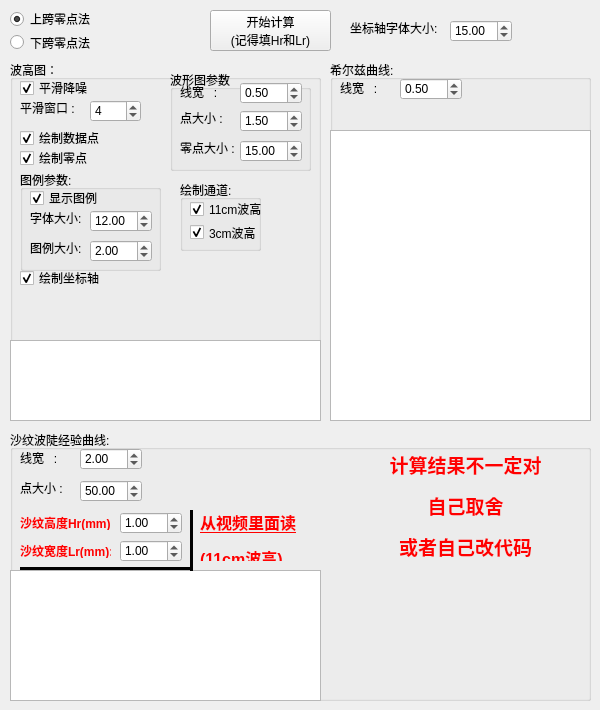
   <widget class="QWidget" name="tab_5">
    <attribute name="title">
     <string>实验5</string>
    </attribute>
    <widget class="QPushButton" name="StartProc_sy5">
     <property name="geometry">
      <rect>
       <x>210</x>
       <y>10</y>
       <width>121</width>
       <height>41</height>
      </rect>
     </property>
     <property name="text">
      <string>开始计算
(记得填Hr和Lr)</string>
     </property>
    </widget>
    <widget class="QWidget" name="verticalLayoutWidget_14">
     <property name="geometry">
      <rect>
       <x>10</x>
       <y>10</y>
       <width>160</width>
       <height>41</height>
      </rect>
     </property>
     <layout class="QVBoxLayout" name="verticalLayout_14">
      <item>
       <widget class="QRadioButton" name="shangkua_Radiobtn_sy5">
        <property name="text">
         <string>上跨零点法</string>
        </property>
        <property name="checked">
         <bool>true</bool>
        </property>
       </widget>
      </item>
      <item>
       <widget class="QRadioButton" name="xiakua_Radiobtn_sy5">
        <property name="text">
         <string>下跨零点法</string>
        </property>
       </widget>
      </item>
     </layout>
    </widget>
    <widget class="QGroupBox" name="groupBox_34">
     <property name="geometry">
      <rect>
       <x>10</x>
       <y>60</y>
       <width>311</width>
       <height>361</height>
      </rect>
     </property>
     <property name="title">
      <string>波高图：</string>
     </property>
     <widget class="QCheckBox" name="checkBox_sy5_bDrawPoints">
      <property name="geometry">
       <rect>
        <x>10</x>
        <y>70</y>
        <width>81</width>
        <height>16</height>
       </rect>
      </property>
      <property name="text">
       <string>绘制数据点</string>
      </property>
      <property name="checked">
       <bool>true</bool>
      </property>
     </widget>
     <widget class="QCheckBox" name="checkBox_sy5_bSmoothData">
      <property name="geometry">
       <rect>
        <x>10</x>
        <y>20</y>
        <width>68</width>
        <height>16</height>
       </rect>
      </property>
      <property name="text">
       <string>平滑降噪</string>
      </property>
      <property name="checked">
       <bool>true</bool>
      </property>
     </widget>
     <widget class="QGroupBox" name="groupBox_35">
      <property name="geometry">
       <rect>
        <x>160</x>
        <y>10</y>
        <width>141</width>
        <height>101</height>
       </rect>
      </property>
      <property name="title">
       <string>波形图参数</string>
      </property>
      <property name="flat">
       <bool>false</bool>
      </property>
      <widget class="QLabel" name="label_87">
       <property name="geometry">
        <rect>
         <x>10</x>
         <y>14</y>
         <width>71</width>
         <height>16</height>
        </rect>
       </property>
       <property name="text">
        <string>线宽   : </string>
       </property>
      </widget>
      <widget class="QDoubleSpinBox" name="sy5_waveformLineWidth">
       <property name="geometry">
        <rect>
         <x>70</x>
         <y>12</y>
         <width>62</width>
         <height>22</height>
        </rect>
       </property>
       <property name="singleStep">
        <double>0.100000000000000</double>
       </property>
       <property name="value">
        <double>0.500000000000000</double>
       </property>
      </widget>
      <widget class="QDoubleSpinBox" name="sy5_waveformPointsScale">
       <property name="geometry">
        <rect>
         <x>70</x>
         <y>40</y>
         <width>62</width>
         <height>22</height>
        </rect>
       </property>
       <property name="singleStep">
        <double>0.100000000000000</double>
       </property>
       <property name="value">
        <double>1.500000000000000</double>
       </property>
      </widget>
      <widget class="QLabel" name="label_88">
       <property name="geometry">
        <rect>
         <x>10</x>
         <y>40</y>
         <width>71</width>
         <height>16</height>
        </rect>
       </property>
       <property name="text">
        <string>点大小 : </string>
       </property>
      </widget>
      <widget class="QDoubleSpinBox" name="sy5_waveformZeroPointsScale">
       <property name="geometry">
        <rect>
         <x>70</x>
         <y>70</y>
         <width>62</width>
         <height>22</height>
        </rect>
       </property>
       <property name="singleStep">
        <double>1.000000000000000</double>
       </property>
       <property name="value">
        <double>15.000000000000000</double>
       </property>
      </widget>
      <widget class="QLabel" name="label_89">
       <property name="geometry">
        <rect>
         <x>10</x>
         <y>70</y>
         <width>71</width>
         <height>16</height>
        </rect>
       </property>
       <property name="text">
        <string>零点大小 : </string>
       </property>
      </widget>
     </widget>
     <widget class="QCheckBox" name="checkBox_sy5_bDrawZeroPoints">
      <property name="geometry">
       <rect>
        <x>10</x>
        <y>90</y>
        <width>81</width>
        <height>16</height>
       </rect>
      </property>
      <property name="text">
       <string>绘制零点</string>
      </property>
      <property name="checked">
       <bool>true</bool>
      </property>
     </widget>
     <widget class="QGroupBox" name="groupBox_37">
      <property name="geometry">
       <rect>
        <x>10</x>
        <y>110</y>
        <width>141</width>
        <height>101</height>
       </rect>
      </property>
      <property name="title">
       <string>图例参数:</string>
      </property>
      <widget class="QLabel" name="label_90">
       <property name="geometry">
        <rect>
         <x>10</x>
         <y>40</y>
         <width>71</width>
         <height>16</height>
        </rect>
       </property>
       <property name="text">
        <string>字体大小: </string>
       </property>
      </widget>
      <widget class="QDoubleSpinBox" name="sy5_waveformFontSize">
       <property name="geometry">
        <rect>
         <x>70</x>
         <y>40</y>
         <width>62</width>
         <height>22</height>
        </rect>
       </property>
       <property name="singleStep">
        <double>0.500000000000000</double>
       </property>
       <property name="value">
        <double>12.000000000000000</double>
       </property>
      </widget>
      <widget class="QLabel" name="label_91">
       <property name="geometry">
        <rect>
         <x>10</x>
         <y>70</y>
         <width>71</width>
         <height>16</height>
        </rect>
       </property>
       <property name="text">
        <string>图例大小: </string>
       </property>
      </widget>
      <widget class="QDoubleSpinBox" name="sy5_MarkerSize">
       <property name="geometry">
        <rect>
         <x>70</x>
         <y>70</y>
         <width>62</width>
         <height>22</height>
        </rect>
       </property>
       <property name="singleStep">
        <double>0.100000000000000</double>
       </property>
       <property name="value">
        <double>2.000000000000000</double>
       </property>
      </widget>
      <widget class="QCheckBox" name="checkBox_sy5_bDrawLegend">
       <property name="geometry">
        <rect>
         <x>10</x>
         <y>20</y>
         <width>81</width>
         <height>16</height>
        </rect>
       </property>
       <property name="text">
        <string>显示图例</string>
       </property>
       <property name="checked">
        <bool>true</bool>
       </property>
      </widget>
     </widget>
     <widget class="QCheckBox" name="checkBox_sy5_bDrawAxis">
      <property name="geometry">
       <rect>
        <x>10</x>
        <y>210</y>
        <width>81</width>
        <height>16</height>
       </rect>
      </property>
      <property name="text">
       <string>绘制坐标轴</string>
      </property>
      <property name="checked">
       <bool>true</bool>
      </property>
     </widget>
     <widget class="QTextEdit" name="sy5_WaveFormOut">
      <property name="geometry">
       <rect>
        <x>0</x>
        <y>280</y>
        <width>311</width>
        <height>81</height>
       </rect>
      </property>
      <property name="font">
       <font>
        <pointsize>6</pointsize>
       </font>
      </property>
      <property name="readOnly">
       <bool>true</bool>
      </property>
     </widget>
     <widget class="QGroupBox" name="groupBox_33">
      <property name="geometry">
       <rect>
        <x>170</x>
        <y>120</y>
        <width>81</width>
        <height>71</height>
       </rect>
      </property>
      <property name="title">
       <string>绘制通道:</string>
      </property>
      <widget class="QWidget" name="verticalLayoutWidget_15">
       <property name="geometry">
        <rect>
         <x>10</x>
         <y>20</y>
         <width>81</width>
         <height>41</height>
        </rect>
       </property>
       <layout class="QVBoxLayout" name="verticalLayout_15">
        <item>
         <widget class="QCheckBox" name="checkBox_sy5_ch_1">
          <property name="text">
           <string>11cm波高</string>
          </property>
          <property name="checked">
           <bool>true</bool>
          </property>
         </widget>
        </item>
        <item>
         <widget class="QCheckBox" name="checkBox_sy5_ch_2">
          <property name="text">
           <string>3cm波高</string>
          </property>
          <property name="checked">
           <bool>true</bool>
          </property>
         </widget>
        </item>
       </layout>
      </widget>
     </widget>
     <widget class="QLabel" name="label_85">
      <property name="geometry">
       <rect>
        <x>10</x>
        <y>40</y>
        <width>71</width>
        <height>16</height>
       </rect>
      </property>
      <property name="text">
       <string>平滑窗口 : </string>
      </property>
     </widget>
     <widget class="QSpinBox" name="spinBox_smoothWindowSize_sy5">
      <property name="geometry">
       <rect>
        <x>80</x>
        <y>40</y>
        <width>51</width>
        <height>22</height>
       </rect>
      </property>
      <property name="value">
       <number>4</number>
      </property>
     </widget>
    </widget>
    <widget class="QDoubleSpinBox" name="sy5_AxisFontSize">
     <property name="geometry">
      <rect>
       <x>450</x>
       <y>20</y>
       <width>62</width>
       <height>22</height>
      </rect>
     </property>
     <property name="singleStep">
      <double>0.500000000000000</double>
     </property>
     <property name="value">
      <double>15.000000000000000</double>
     </property>
    </widget>
    <widget class="QLabel" name="label_102">
     <property name="geometry">
      <rect>
       <x>350</x>
       <y>20</y>
       <width>91</width>
       <height>16</height>
      </rect>
     </property>
     <property name="text">
      <string>坐标轴字体大小: </string>
     </property>
    </widget>
    <widget class="QGroupBox" name="groupBox_39">
     <property name="geometry">
      <rect>
       <x>330</x>
       <y>60</y>
       <width>261</width>
       <height>361</height>
      </rect>
     </property>
     <property name="title">
      <string>希尔兹曲线:</string>
     </property>
     <widget class="QLabel" name="label_103">
      <property name="geometry">
       <rect>
        <x>10</x>
        <y>20</y>
        <width>71</width>
        <height>16</height>
       </rect>
      </property>
      <property name="text">
       <string>线宽   : </string>
      </property>
     </widget>
     <widget class="QDoubleSpinBox" name="sy5_XierziLineWidth">
      <property name="geometry">
       <rect>
        <x>70</x>
        <y>18</y>
        <width>62</width>
        <height>22</height>
       </rect>
      </property>
      <property name="singleStep">
       <double>0.100000000000000</double>
      </property>
      <property name="value">
       <double>0.500000000000000</double>
      </property>
     </widget>
     <widget class="QTextEdit" name="sy5_XierziOut">
      <property name="geometry">
       <rect>
        <x>0</x>
        <y>70</y>
        <width>261</width>
        <height>291</height>
       </rect>
      </property>
      <property name="font">
       <font>
        <pointsize>6</pointsize>
       </font>
      </property>
      <property name="readOnly">
       <bool>true</bool>
      </property>
     </widget>
    </widget>
    <widget class="QGroupBox" name="groupBox_40">
     <property name="geometry">
      <rect>
       <x>10</x>
       <y>430</y>
       <width>581</width>
       <height>271</height>
      </rect>
     </property>
     <property name="title">
      <string>沙纹波陡经验曲线:</string>
     </property>
     <widget class="QLabel" name="label_104">
      <property name="geometry">
       <rect>
        <x>10</x>
        <y>20</y>
        <width>71</width>
        <height>16</height>
       </rect>
      </property>
      <property name="text">
       <string>线宽   : </string>
      </property>
     </widget>
     <widget class="QDoubleSpinBox" name="sy5_ShawenLineWidth">
      <property name="geometry">
       <rect>
        <x>70</x>
        <y>18</y>
        <width>62</width>
        <height>22</height>
       </rect>
      </property>
      <property name="singleStep">
       <double>0.100000000000000</double>
      </property>
      <property name="value">
       <double>2.000000000000000</double>
      </property>
     </widget>
     <widget class="QLabel" name="label_105">
      <property name="geometry">
       <rect>
        <x>10</x>
        <y>84</y>
        <width>91</width>
        <height>16</height>
       </rect>
      </property>
      <property name="text">
       <string>&lt;html&gt;&lt;head/&gt;&lt;body&gt;&lt;p&gt;&lt;span style=&quot; font-weight:600; color:#ff0000;&quot;&gt;沙纹高度Hr(mm): &lt;/span&gt;&lt;/p&gt;&lt;/body&gt;&lt;/html&gt;</string>
      </property>
     </widget>
     <widget class="QDoubleSpinBox" name="sy5_ShawenHr">
      <property name="geometry">
       <rect>
        <x>110</x>
        <y>82</y>
        <width>62</width>
        <height>22</height>
       </rect>
      </property>
      <property name="singleStep">
       <double>0.010000000000000</double>
      </property>
      <property name="stepType">
       <enum>QAbstractSpinBox::DefaultStepType</enum>
      </property>
      <property name="value">
       <double>1.000000000000000</double>
      </property>
     </widget>
     <widget class="QLabel" name="label_106">
      <property name="geometry">
       <rect>
        <x>10</x>
        <y>112</y>
        <width>91</width>
        <height>16</height>
       </rect>
      </property>
      <property name="text">
       <string>&lt;html&gt;&lt;head/&gt;&lt;body&gt;&lt;p&gt;&lt;span style=&quot; font-weight:600; color:#ff0000;&quot;&gt;沙纹宽度Lr(mm): &lt;/span&gt;&lt;/p&gt;&lt;/body&gt;&lt;/html&gt;</string>
      </property>
     </widget>
     <widget class="QDoubleSpinBox" name="sy5_ShawenLr">
      <property name="geometry">
       <rect>
        <x>110</x>
        <y>110</y>
        <width>62</width>
        <height>22</height>
       </rect>
      </property>
      <property name="singleStep">
       <double>0.010000000000000</double>
      </property>
      <property name="value">
       <double>1.000000000000000</double>
      </property>
     </widget>
     <widget class="QLabel" name="label_107">
      <property name="geometry">
       <rect>
        <x>10</x>
        <y>50</y>
        <width>71</width>
        <height>16</height>
       </rect>
      </property>
      <property name="text">
       <string>点大小 : </string>
      </property>
     </widget>
     <widget class="QDoubleSpinBox" name="sy5_ShawenPointsScale">
      <property name="geometry">
       <rect>
        <x>70</x>
        <y>50</y>
        <width>62</width>
        <height>22</height>
       </rect>
      </property>
      <property name="maximum">
       <double>999.000000000000000</double>
      </property>
      <property name="singleStep">
       <double>1.000000000000000</double>
      </property>
      <property name="value">
       <double>50.000000000000000</double>
      </property>
     </widget>
     <widget class="QTextEdit" name="sy5_ShawenOut">
      <property name="geometry">
       <rect>
        <x>0</x>
        <y>140</y>
        <width>311</width>
        <height>131</height>
       </rect>
      </property>
      <property name="font">
       <font>
        <pointsize>6</pointsize>
       </font>
      </property>
      <property name="readOnly">
       <bool>true</bool>
      </property>
     </widget>
     <widget class="Line" name="line_5">
      <property name="geometry">
       <rect>
        <x>10</x>
        <y>130</y>
        <width>171</width>
        <height>16</height>
       </rect>
      </property>
      <property name="frameShadow">
       <enum>QFrame::Plain</enum>
      </property>
      <property name="lineWidth">
       <number>3</number>
      </property>
      <property name="orientation">
       <enum>Qt::Horizontal</enum>
      </property>
     </widget>
     <widget class="Line" name="line_6">
      <property name="geometry">
       <rect>
        <x>180</x>
        <y>80</y>
        <width>3</width>
        <height>61</height>
       </rect>
      </property>
      <property name="frameShadow">
       <enum>QFrame::Plain</enum>
      </property>
      <property name="lineWidth">
       <number>3</number>
      </property>
      <property name="orientation">
       <enum>Qt::Vertical</enum>
      </property>
     </widget>
     <widget class="QLabel" name="label_109">
      <property name="geometry">
       <rect>
        <x>340</x>
        <y>20</y>
        <width>231</width>
        <height>121</height>
       </rect>
      </property>
      <property name="text">
       <string>&lt;html&gt;&lt;head/&gt;&lt;body&gt;&lt;p align=&quot;center&quot;&gt;&lt;span style=&quot; font-size:14pt; font-weight:600; color:#ff0000;&quot;&gt;计算结果不一定对&lt;/span&gt;&lt;/p&gt;&lt;p align=&quot;center&quot;&gt;&lt;span style=&quot; font-size:14pt; font-weight:600; color:#ff0000;&quot;&gt;自己取舍&lt;/span&gt;&lt;/p&gt;&lt;p align=&quot;center&quot;&gt;&lt;span style=&quot; font-size:14pt; font-weight:600; color:#ff0000;&quot;&gt;或者自己改代码&lt;/span&gt;&lt;/p&gt;&lt;p align=&quot;center&quot;&gt;&lt;a href=&quot;https://github.com/ionlylikesg/CoastalDynamicsExpProcessing&quot;&gt;&lt;span style=&quot; text-decoration: underline; color:#0000ff;&quot;&gt;GitHub项目源码&lt;/span&gt;&lt;/a&gt;&lt;/p&gt;&lt;/body&gt;&lt;/html&gt;</string>
      </property>
      <property name="openExternalLinks">
       <bool>true</bool>
      </property>
     </widget>
     <widget class="QLabel" name="label_110">
      <property name="geometry">
       <rect>
        <x>190</x>
        <y>80</y>
        <width>101</width>
        <height>51</height>
       </rect>
      </property>
      <property name="text">
       <string>&lt;html&gt;&lt;head/&gt;&lt;body&gt;&lt;p&gt;&lt;span style=&quot; font-size:12pt; font-weight:600; text-decoration: underline; color:#ff0000;&quot;&gt;从视频里面读&lt;/span&gt;&lt;/p&gt;&lt;p&gt;&lt;span style=&quot; font-size:12pt; font-weight:600; text-decoration: underline; color:#ff0000;&quot;&gt;(11cm波高)&lt;/span&gt;&lt;/p&gt;&lt;/body&gt;&lt;/html&gt;</string>
      </property>
     </widget>
    </widget>
   </widget>
